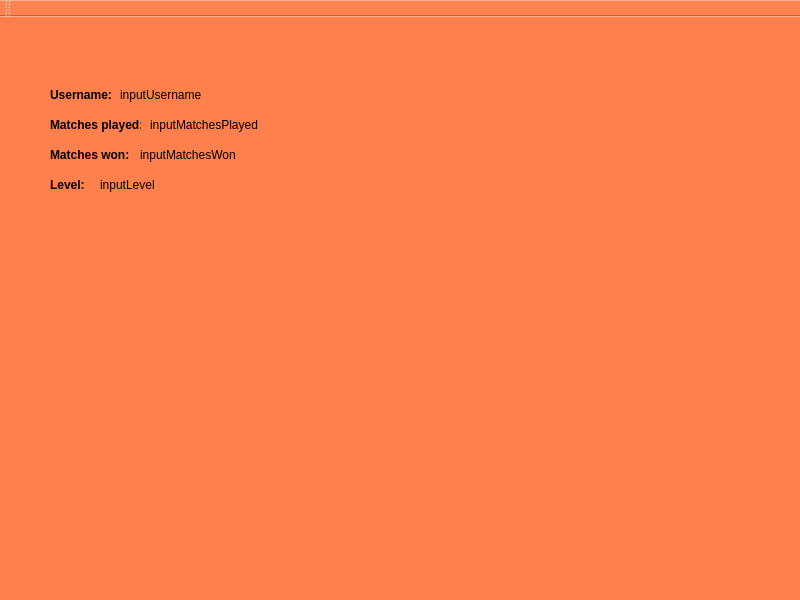
<?xml version="1.0" encoding="UTF-8"?>
<ui version="4.0">
 <class>AccountPageClass</class>
 <widget class="QMainWindow" name="AccountPageClass">
  <property name="geometry">
   <rect>
    <x>0</x>
    <y>0</y>
    <width>800</width>
    <height>600</height>
   </rect>
  </property>
  <property name="windowTitle">
   <string>AccountPage</string>
  </property>
  <property name="styleSheet">
   <string notr="true">background-color:rgb(255, 128, 77)</string>
  </property>
  <widget class="QWidget" name="centralWidget">
   <widget class="QLabel" name="usernameLabel">
    <property name="geometry">
     <rect>
      <x>50</x>
      <y>70</y>
      <width>71</width>
      <height>16</height>
     </rect>
    </property>
    <property name="font">
     <font>
      <bold>true</bold>
     </font>
    </property>
    <property name="text">
     <string>Username:</string>
    </property>
   </widget>
   <widget class="QLabel" name="matchesPlayed">
    <property name="geometry">
     <rect>
      <x>50</x>
      <y>100</y>
      <width>91</width>
      <height>16</height>
     </rect>
    </property>
    <property name="font">
     <font>
      <bold>true</bold>
     </font>
    </property>
    <property name="text">
     <string>Matches played:</string>
    </property>
   </widget>
   <widget class="QLabel" name="usernameEdit">
    <property name="geometry">
     <rect>
      <x>120</x>
      <y>70</y>
      <width>81</width>
      <height>16</height>
     </rect>
    </property>
    <property name="text">
     <string>inputUsername</string>
    </property>
   </widget>
   <widget class="QLabel" name="matchesPlayedEdit">
    <property name="geometry">
     <rect>
      <x>150</x>
      <y>100</y>
      <width>111</width>
      <height>16</height>
     </rect>
    </property>
    <property name="text">
     <string>inputMatchesPlayed</string>
    </property>
   </widget>
   <widget class="QLabel" name="matchesWon">
    <property name="geometry">
     <rect>
      <x>50</x>
      <y>130</y>
      <width>91</width>
      <height>16</height>
     </rect>
    </property>
    <property name="font">
     <font>
      <bold>true</bold>
     </font>
    </property>
    <property name="text">
     <string>Matches won:</string>
    </property>
   </widget>
   <widget class="QLabel" name="Level">
    <property name="geometry">
     <rect>
      <x>50</x>
      <y>160</y>
      <width>41</width>
      <height>16</height>
     </rect>
    </property>
    <property name="font">
     <font>
      <bold>true</bold>
     </font>
    </property>
    <property name="text">
     <string>Level:</string>
    </property>
   </widget>
   <widget class="QLabel" name="matchesWonEdit">
    <property name="geometry">
     <rect>
      <x>140</x>
      <y>130</y>
      <width>111</width>
      <height>16</height>
     </rect>
    </property>
    <property name="text">
     <string>inputMatchesWon</string>
    </property>
   </widget>
   <widget class="QLabel" name="levelEdit">
    <property name="geometry">
     <rect>
      <x>100</x>
      <y>160</y>
      <width>61</width>
      <height>16</height>
     </rect>
    </property>
    <property name="text">
     <string>inputLevel</string>
    </property>
   </widget>
  </widget>
  <widget class="QMenuBar" name="menuBar">
   <property name="geometry">
    <rect>
     <x>0</x>
     <y>0</y>
     <width>800</width>
     <height>22</height>
    </rect>
   </property>
  </widget>
  <widget class="QToolBar" name="mainToolBar">
   <attribute name="toolBarArea">
    <enum>TopToolBarArea</enum>
   </attribute>
   <attribute name="toolBarBreak">
    <bool>false</bool>
   </attribute>
  </widget>
  <widget class="QStatusBar" name="statusBar"/>
 </widget>
 <layoutdefault spacing="6" margin="11"/>
 <resources/>
 <connections/>
</ui>
